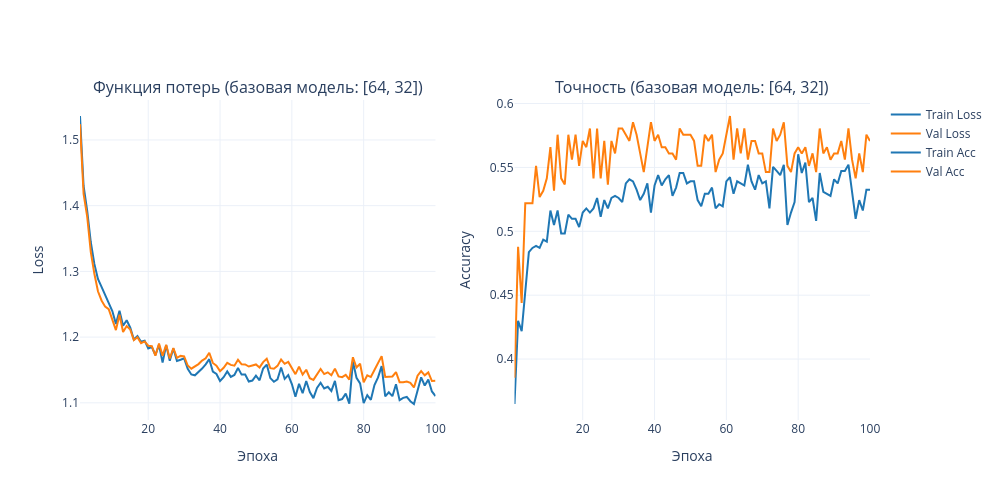

Notebook code cell kept with this figure:
### Markdown cell above
### 4.1 Визуализация обучения и проверка переобучения

### Code cell
def plot_history(history, title=''):
    epochs = list(range(1, len(history['train_loss']) + 1))
    fig = make_subplots(rows=1, cols=2,
                        subplot_titles=[f'Функция потерь {title}', f'Точность {title}'])

    fig.add_trace(go.Scatter(x=epochs, y=history['train_loss'], name='Train Loss',
                             line=dict(color='#1f77b4')), row=1, col=1)
    fig.add_trace(go.Scatter(x=epochs, y=history['val_loss'], name='Val Loss',
                             line=dict(color='#ff7f0e')), row=1, col=1)
    fig.add_trace(go.Scatter(x=epochs, y=history['train_acc'], name='Train Acc',
                             line=dict(color='#1f77b4')), row=1, col=2)
    fig.add_trace(go.Scatter(x=epochs, y=history['val_acc'], name='Val Acc',
                             line=dict(color='#ff7f0e')), row=1, col=2)

    fig.update_xaxes(title_text='Эпоха')
    fig.update_yaxes(title_text='Loss', row=1, col=1)
    fig.update_yaxes(title_text='Accuracy', row=1, col=2)
    fig.update_layout(height=500, width=1000, template=PLOT_TEMPLATE)
    fig.show()

    gap = history['train_acc'][-1] - history['val_acc'][-1]
    print(f'Train Acc: {history["train_acc"][-1]:.4f}')
    print(f'Val Acc:   {history["val_acc"][-1]:.4f}')
    print(f'Разрыв (train - val): {gap:.4f}')
    if gap > OVERFIT_GAP_THRESHOLD:
        print('⚠ Наблюдается переобучение (разрыв > 5%)')
    else:
        print('✓ Переобучение не выражено')

plot_history(history, '(базовая модель: [64, 32])')
